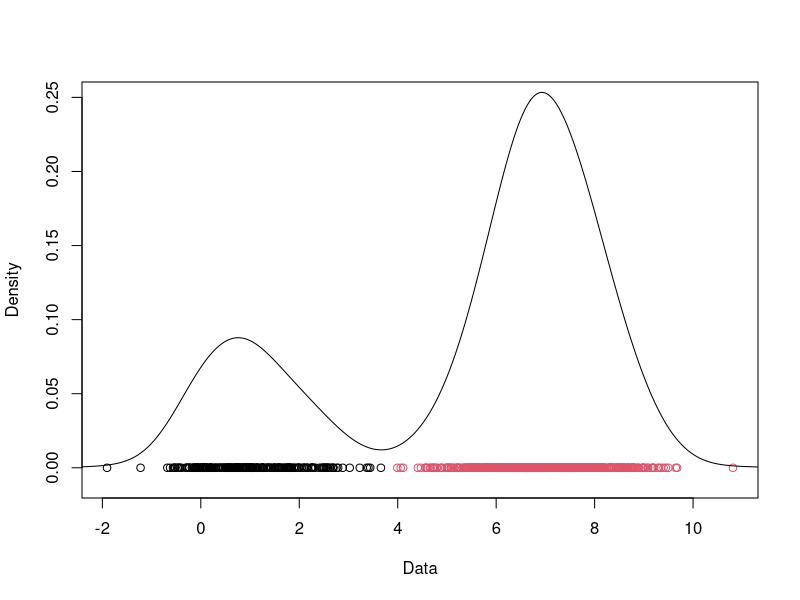
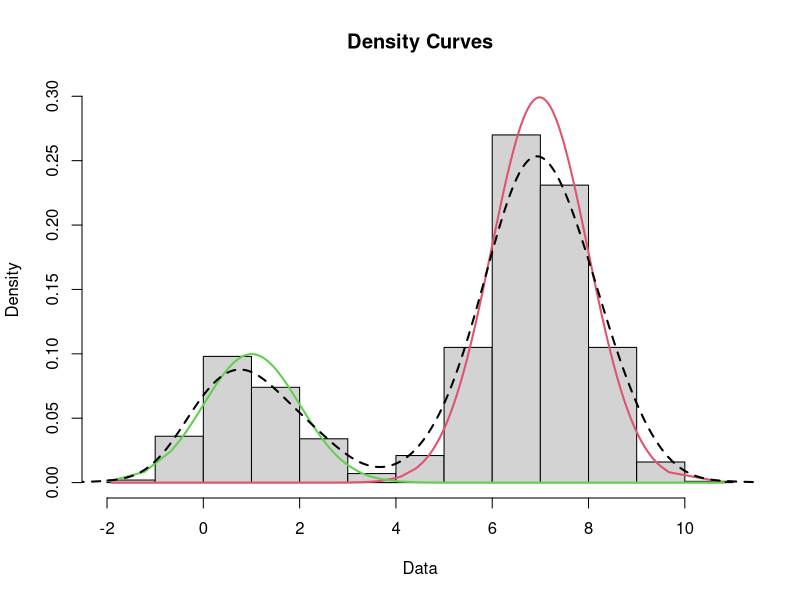

Here is the R script that generated these plots, in order:
rm(list=ls())

# Import library
library(mixtools)

# Read data
gdata = read.csv("gdata.txt")
x = gdata[, 1]
y = gdata[, 2]

# Plot data in 1d
plot(data.frame(x, 0), ylim = c(-0.01, 0.25), col = y, xlab = "Data", ylab = "Density")
lines(density(x), col = y) # plot density on top of the data

# Or use this to better see the points
# minimal_noise = rnorm(length(x), mean = 0, sd = 0.005)
# plot(data.frame(x, minimal_noise), ylim = c(-0.01, 0.25), col = y)
# lines(density(x), col = y) # plot density on top of the data

# Expectation Maximization algorithm for GMMs where sigma = 1
# Initialize the means and the latent variables
mu = c(0, 1)
lambda = c(0.5, 0.5)
epsilon = 1e-08
log_likelihood = sum(log(lambda[1] * dnorm(x, mean = mu[1], sd = 1) + lambda[2] * dnorm(x, mean = mu[2], sd = 1)))

# Loop until convergence
repeat {

  # Expectation step
  # Find distributions given mu, lambda (and sigma)
  T1 <- dnorm(x, mean = mu[1], sd = 1)
  T2 <- dnorm(x, mean = mu[2], sd = 1)
  P1 <- lambda[1] * T1 / (lambda[1] * T1 + lambda[2] * T2)
  P2 <- lambda[2] * T2 / (lambda[1] * T1 + lambda[2] * T2) # or P2 = 1 - P1

  # Maximization step
  # Find mu, lambda (and sigma) given the distributions
  mu[1] <- sum(P1 * x) / sum(P1)
  mu[2] <- sum(P2 * x) / sum(P2)
  lambda[1] <- mean(P1)
  lambda[2] <- mean(P2)

  # Calculate the new log likelihood (to be maximized)
  new_log_likelihood = sum(log(lambda[1] * dnorm(x, mean = mu[1], sd = 1) + lambda[2] * dnorm(x, mean = mu[2], sd = 1)))
  
  # Print the current parameters and the log likelihood
  cat("mu =", mu, " lambda =", lambda, " log_likelihood =", new_log_likelihood, "\n")

  # Break if the algorithm converges
  if (new_log_likelihood - log_likelihood <= epsilon)
    break
  log_likelihood = new_log_likelihood
}

# The result of the algorithm is in the following parameters
print(mu)
print(lambda)

# Apply EM algorithm for Gaussian Mixtures
model <- normalmixEM(x, mu = c(0,1), sd.constr = c(1,1))
model$mu
model$lambda

# Plot the densities of the real and the modeled distributions
plot(model, which = 2)
lines(density(x), lty = 2, lwd = 2)
